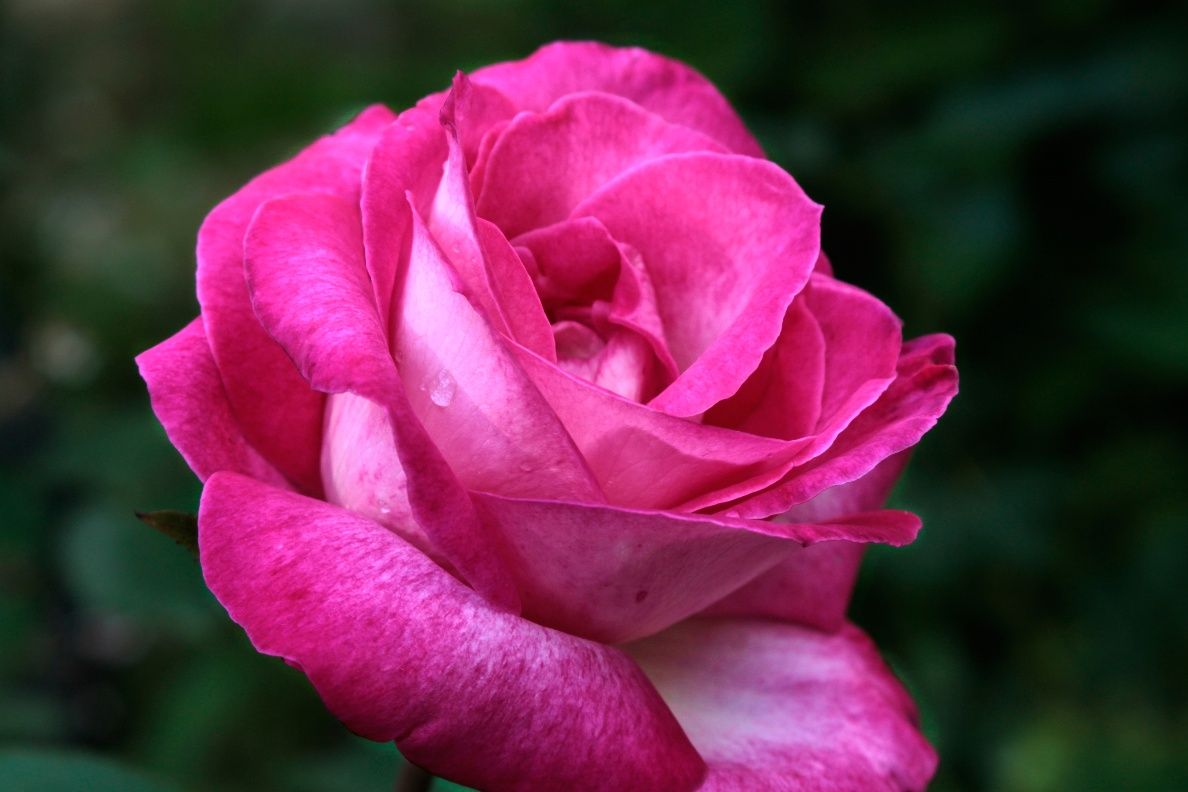
#> input picture Computer_Vision/practice/rose.png, 1188 x 792 px, found by its file name
$ python Transformation.py
#> lines starting #> are read from the running program, lines starting #| are printed output that depends on the picture; after the words box and inside, x2 and y2 are one past the last pixel; in counts of white or black regions, pixels touching at a corner belong together
import cv2 as cv
import numpy as np
import matplotlib.pyplot as plt
import math

# -------------------------------
# 1. 이미지 읽기 & 리사이즈
# -------------------------------
img = cv.imread(r'C:\study-portfolio\Computer_Vision\practice\rose.png')
#> img is the input picture: shape (792, 1188, 3); mean B, G, R 74.2, 43.7, 103.8
img = cv.resize(img, dsize=(0,0), fx=0.5, fy=0.5)
#> img: shape (396, 594, 3)

# -------------------------------
# 2. 중심 기준 시계방향 30도 회전
# -------------------------------
h, w = img.shape[:2]
#> h = 396; w = 594
cx, cy = w / 2, h / 2
#> cx = 297; cy = 198

theta = -30 * math.pi / 180

cos = math.cos(theta)
sin = math.sin(theta)

tx = cx - cx*cos + cy*sin
#> tx = -59.21
ty = cy - cx*sin - cy*cos
#> ty = 175

M = np.array([
    [cos, -sin, tx],
    [sin,  cos, ty]
], dtype=np.float32)

rotated = cv.warpAffine(img, M, (w, h))
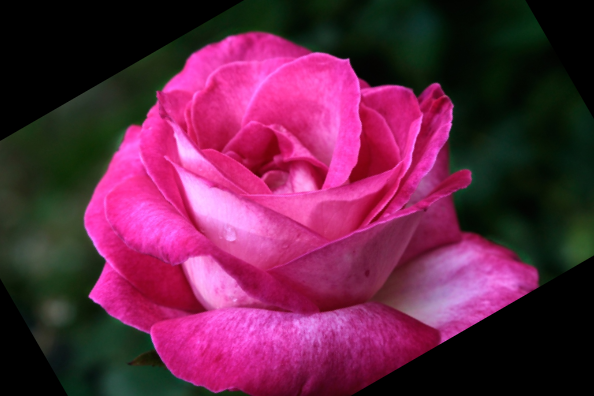
#> rotated: shape (396, 594, 3); mean B, G, R 70.6, 37.4, 100.8

# -------------------------------
# 3. 그레이 변환
# -------------------------------
gray = cv.cvtColor(rotated, cv.COLOR_BGR2GRAY)
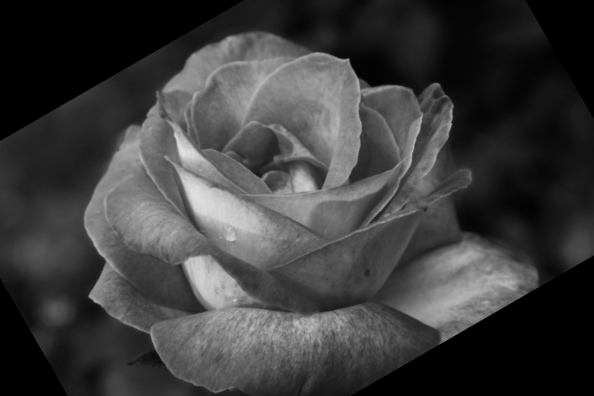
#> gray: shape (396, 594); min 0, max 225, mean 60.2

# -------------------------------
# 4. 이진화
# -------------------------------
t, bin_img = cv.threshold(gray, 0, 255,
                          cv.THRESH_BINARY + cv.THRESH_OTSU)
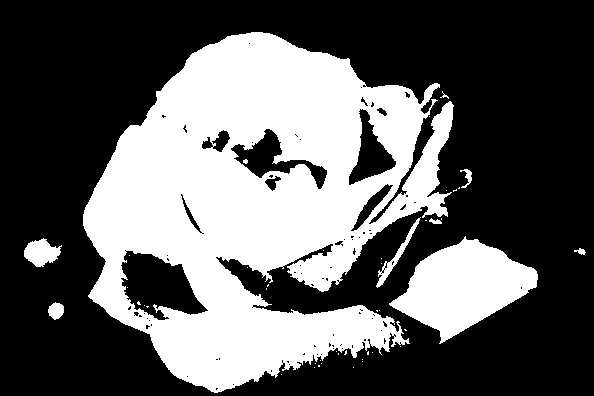
#> bin_img: shape (396, 594); 36.7% white; 45 white regions (36 under 20 px), largest, box (x1, y1, x2, y2) and area: (83, 32, 454, 393) 76130, (389, 236, 538, 344) 8526, (24, 238, 62, 267) 692
#> t = 72

# -------------------------------
# 5. 영역 자르기
# -------------------------------
b = bin_img[bin_img.shape[0]//2:bin_img.shape[0],
            0:bin_img.shape[1]//2]
#> b: shape (198, 297); 48.4% white; 13 white regions (9 under 20 px), largest, box (x1, y1, x2, y2) and area: (83, 0, 297, 195) 27464, (24, 40, 62, 69) 692, (48, 104, 64, 122) 206, (287, 65, 297, 81) 104

# -------------------------------
# 6. 구조 요소
# -------------------------------
se = np.uint8([[0,0,1,0,0],
               [0,1,1,1,0],
               [1,1,1,1,1],
               [0,1,1,1,0],
               [0,0,1,0,0]])

# -------------------------------
# 7. 모폴로지 연산
# -------------------------------
b_dilation = cv.dilate(b, se, iterations=1)
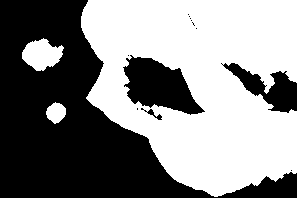
#> b_dilation: shape (198, 297); 52.6% white; 13 black regions (9 under 20 px), largest, box (x1, y1, x2, y2) and area: (0, 0, 297, 198) 23448, (123, 55, 205, 115) 2798, (221, 63, 297, 113) 1552, (141, 108, 162, 120) 65
b_erosion = cv.erode(b, se, iterations=1)
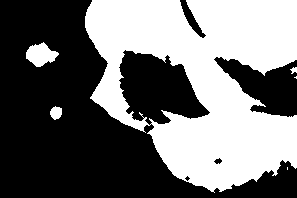
#> b_erosion: shape (198, 297); 44% white; 6 white regions (2 under 20 px), largest, box (x1, y1, x2, y2) and area: (85, 0, 297, 193) 25236, (26, 42, 59, 67) 505, (50, 106, 62, 120) 124, (290, 67, 297, 74) 31
b_closing = cv.morphologyEx(b, cv.MORPH_CLOSE, se)
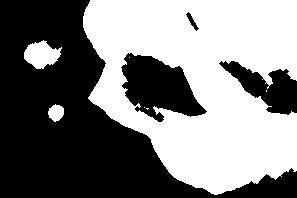
#> b_closing: shape (198, 297); 49.1% white; 7 white regions (4 under 20 px), largest, box (x1, y1, x2, y2) and area: (83, 0, 297, 195) 27980, (24, 40, 62, 69) 702, (48, 104, 64, 122) 206

# -------------------------------
# 8. 한 화면에 모두 출력
# -------------------------------
fig, axes = plt.subplots(2, 4, figsize=(20,10))

axes[0,0].imshow(cv.cvtColor(img, cv.COLOR_BGR2RGB))
axes[0,0].set_title("Original Color")
axes[0,1].imshow(cv.cvtColor(rotated, cv.COLOR_BGR2RGB))
axes[0,1].set_title("Rotated Color 30° CW")
axes[0,2].imshow(gray, cmap='gray')
axes[0,2].set_title("Grayscale")
axes[0,3].imshow(bin_img, cmap='gray')
axes[0,3].set_title("Binary (Otsu)")

axes[1,0].imshow(b, cmap='gray')
axes[1,0].set_title("Cropped Region")
axes[1,1].imshow(b_dilation, cmap='gray')
axes[1,1].set_title("Dilation")
axes[1,2].imshow(b_erosion, cmap='gray')
axes[1,2].set_title("Erosion")
axes[1,3].imshow(b_closing, cmap='gray')
axes[1,3].set_title("Closing")

for ax in axes.flatten():
    ax.set_xticks([])
    ax.set_yticks([])

plt.tight_layout()
plt.show()
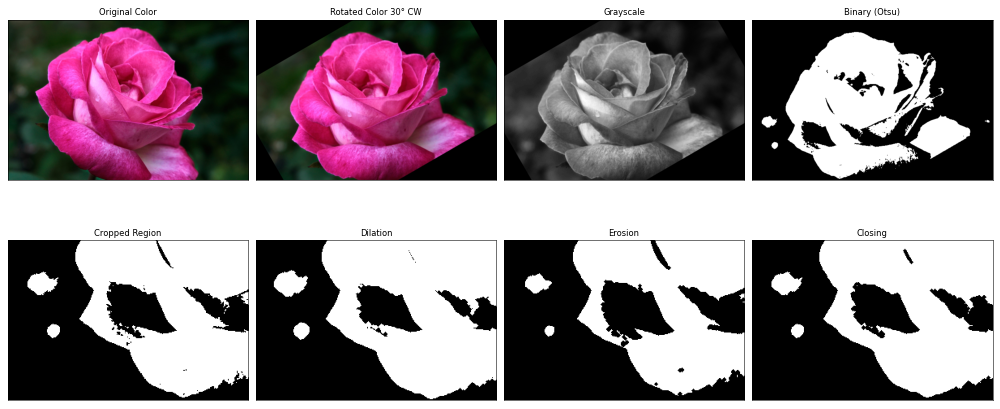
#> figure drawn by matplotlib, 8 panels

$ run again, with Computer_Vision/practice/soccer.jpg saved as Computer_Vision/practice/rose.png
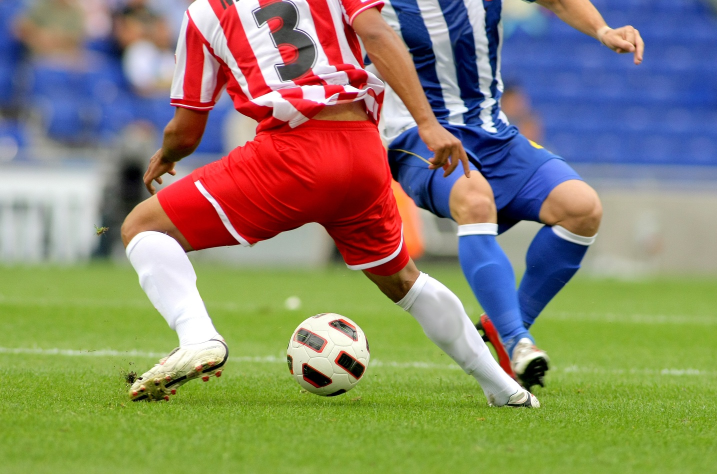
#> input picture Computer_Vision/practice/soccer.jpg, 1434 x 948 px, found by its file name (shown at 1/2 size)
#> img is the input picture: shape (948, 1434, 3); mean B, G, R 107.2, 133.3, 136.9
#> img: shape (474, 717, 3)
#> `t, bin_img = cv.threshold(gray, 0, 255, cv.THRESH_BINARY + cv.THRESH_O..`:
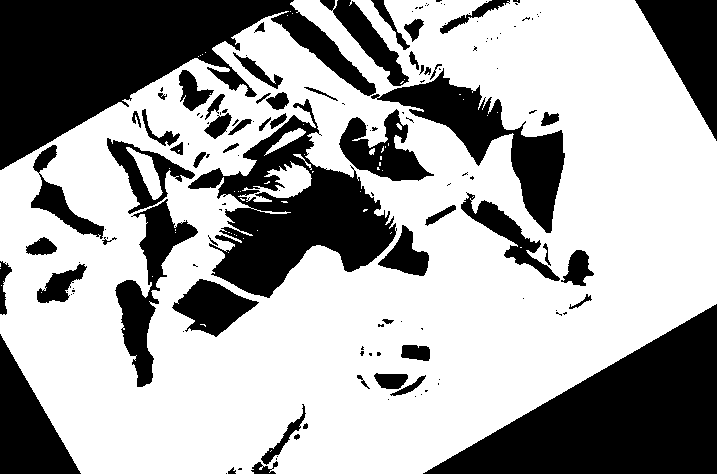
#> bin_img: shape (474, 717); 64.9% white; 146 black regions (88 under 20 px), largest, box (x1, y1, x2, y2) and area: (0, 0, 376, 170) 28594, (423, 304, 717, 474) 25099, (188, 99, 397, 298) 16638
#> t = 90
#> b: shape (237, 358); 77.3% white; 29 black regions (15 under 20 px), largest, box (x1, y1, x2, y2) and area: (0, 97, 81, 237) 5685, (209, 0, 358, 61) 4865, (115, 0, 191, 150) 3621
#> b_dilation: shape (237, 358); 81.1% white; 21 black regions (10 under 20 px), largest, box (x1, y1, x2, y2) and area: (0, 101, 79, 237) 5407, (215, 0, 358, 59) 4290, (174, 44, 256, 98) 2224
#> b_erosion: shape (237, 358); 73.2% white; 12 black regions (1 under 20 px), largest, box (x1, y1, x2, y2) and area: (0, 95, 83, 237) 5968, (207, 0, 358, 63) 5469, (113, 0, 193, 152) 4454
#> `b_closing = cv.morphologyEx(b, cv.MORPH_CLOSE, se)`:
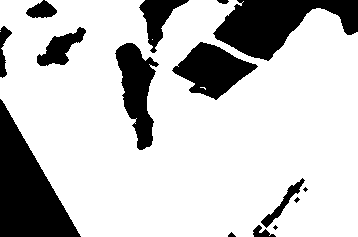
#> b_closing: shape (237, 358); 77.9% white; 15 black regions (3 under 20 px), largest, box (x1, y1, x2, y2) and area: (0, 99, 81, 237) 5682, (213, 0, 358, 61) 4725, (172, 42, 258, 100) 2634
